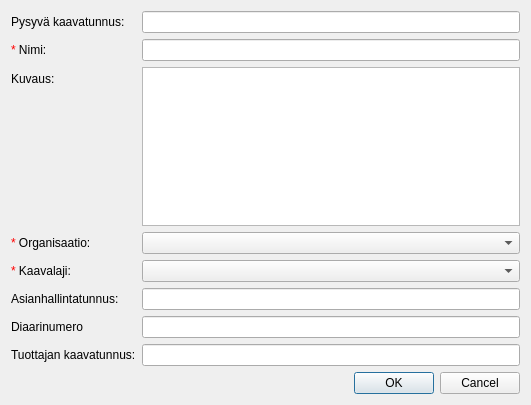
<?xml version="1.0" encoding="UTF-8"?>
<ui version="4.0">
 <class>Dialog</class>
 <widget class="QDialog" name="Dialog">
  <property name="windowModality">
   <enum>Qt::ApplicationModal</enum>
  </property>
  <property name="geometry">
   <rect>
    <x>0</x>
    <y>0</y>
    <width>531</width>
    <height>405</height>
   </rect>
  </property>
  <property name="windowTitle">
   <string>Kaava-asia</string>
  </property>
  <layout class="QVBoxLayout" name="verticalLayout_5">
   <item>
    <layout class="QFormLayout" name="formLayout_2">
     <item row="0" column="0">
      <widget class="QLabel" name="permanent_identifier_label">
       <property name="text">
        <string>Pysyvä kaavatunnus:</string>
       </property>
      </widget>
     </item>
     <item row="1" column="0">
      <widget class="QLabel" name="name_label">
       <property name="text">
        <string>&lt;html&gt;&lt;head/&gt;&lt;body&gt;&lt;p&gt;&lt;span style=&quot; color:#ff0000;&quot;&gt;*&lt;/span&gt; Nimi:&lt;/p&gt;&lt;/body&gt;&lt;/html&gt;</string>
       </property>
      </widget>
     </item>
     <item row="2" column="0">
      <widget class="QLabel" name="description_label">
       <property name="text">
        <string>Kuvaus:</string>
       </property>
      </widget>
     </item>
     <item row="0" column="1">
      <widget class="QLineEdit" name="permanent_identifier_edit"/>
     </item>
     <item row="1" column="1">
      <widget class="QLineEdit" name="name_edit"/>
     </item>
     <item row="2" column="1">
      <widget class="QTextEdit" name="description_edit"/>
     </item>
     <item row="3" column="0">
      <widget class="QLabel" name="organisation_label">
       <property name="text">
        <string>&lt;html&gt;&lt;head/&gt;&lt;body&gt;&lt;p&gt;&lt;span style=&quot; color:#ff0000;&quot;&gt;* &lt;/span&gt;Organisaatio:&lt;/p&gt;&lt;/body&gt;&lt;/html&gt;</string>
       </property>
      </widget>
     </item>
     <item row="4" column="0">
      <widget class="QLabel" name="plan_type_label">
       <property name="text">
        <string>&lt;html&gt;&lt;head/&gt;&lt;body&gt;&lt;p&gt;&lt;span style=&quot; color:#ff0000;&quot;&gt;* &lt;/span&gt;Kaavalaji:&lt;/p&gt;&lt;/body&gt;&lt;/html&gt;</string>
       </property>
      </widget>
     </item>
     <item row="5" column="0">
      <widget class="QLabel" name="case_id_label">
       <property name="text">
        <string>Asianhallintatunnus:</string>
       </property>
      </widget>
     </item>
     <item row="6" column="0">
      <widget class="QLabel" name="record_number_label">
       <property name="text">
        <string>Diaarinumero</string>
       </property>
      </widget>
     </item>
     <item row="7" column="0">
      <widget class="QLabel" name="producers_id_label">
       <property name="text">
        <string>Tuottajan kaavatunnus:</string>
       </property>
      </widget>
     </item>
     <item row="3" column="1">
      <widget class="CodeComboBox" name="organisation_combo_box"/>
     </item>
     <item row="4" column="1">
      <widget class="HierarchicalCodeComboBox" name="plan_type_combo_box"/>
     </item>
     <item row="5" column="1">
      <widget class="QLineEdit" name="case_id_edit"/>
     </item>
     <item row="6" column="1">
      <widget class="QLineEdit" name="record_number_edit"/>
     </item>
     <item row="7" column="1">
      <widget class="QLineEdit" name="producers_id_edit"/>
     </item>
    </layout>
   </item>
   <item>
    <widget class="QDialogButtonBox" name="button_box">
     <property name="orientation">
      <enum>Qt::Horizontal</enum>
     </property>
     <property name="standardButtons">
      <set>QDialogButtonBox::Cancel|QDialogButtonBox::Ok</set>
     </property>
    </widget>
   </item>
  </layout>
 </widget>
 <customwidgets>
  <customwidget>
   <class>CodeComboBox</class>
   <extends>QComboBox</extends>
   <header>arho_feature_template.gui.components.code_combobox</header>
  </customwidget>
  <customwidget>
   <class>HierarchicalCodeComboBox</class>
   <extends>QComboBox</extends>
   <header>arho_feature_template.gui.components.code_combobox</header>
  </customwidget>
 </customwidgets>
 <resources/>
 <connections>
  <connection>
   <sender>button_box</sender>
   <signal>accepted()</signal>
   <receiver>Dialog</receiver>
   <slot>accept()</slot>
   <hints>
    <hint type="sourcelabel">
     <x>248</x>
     <y>254</y>
    </hint>
    <hint type="destinationlabel">
     <x>157</x>
     <y>274</y>
    </hint>
   </hints>
  </connection>
  <connection>
   <sender>button_box</sender>
   <signal>rejected()</signal>
   <receiver>Dialog</receiver>
   <slot>reject()</slot>
   <hints>
    <hint type="sourcelabel">
     <x>316</x>
     <y>260</y>
    </hint>
    <hint type="destinationlabel">
     <x>286</x>
     <y>274</y>
    </hint>
   </hints>
  </connection>
 </connections>
</ui>
